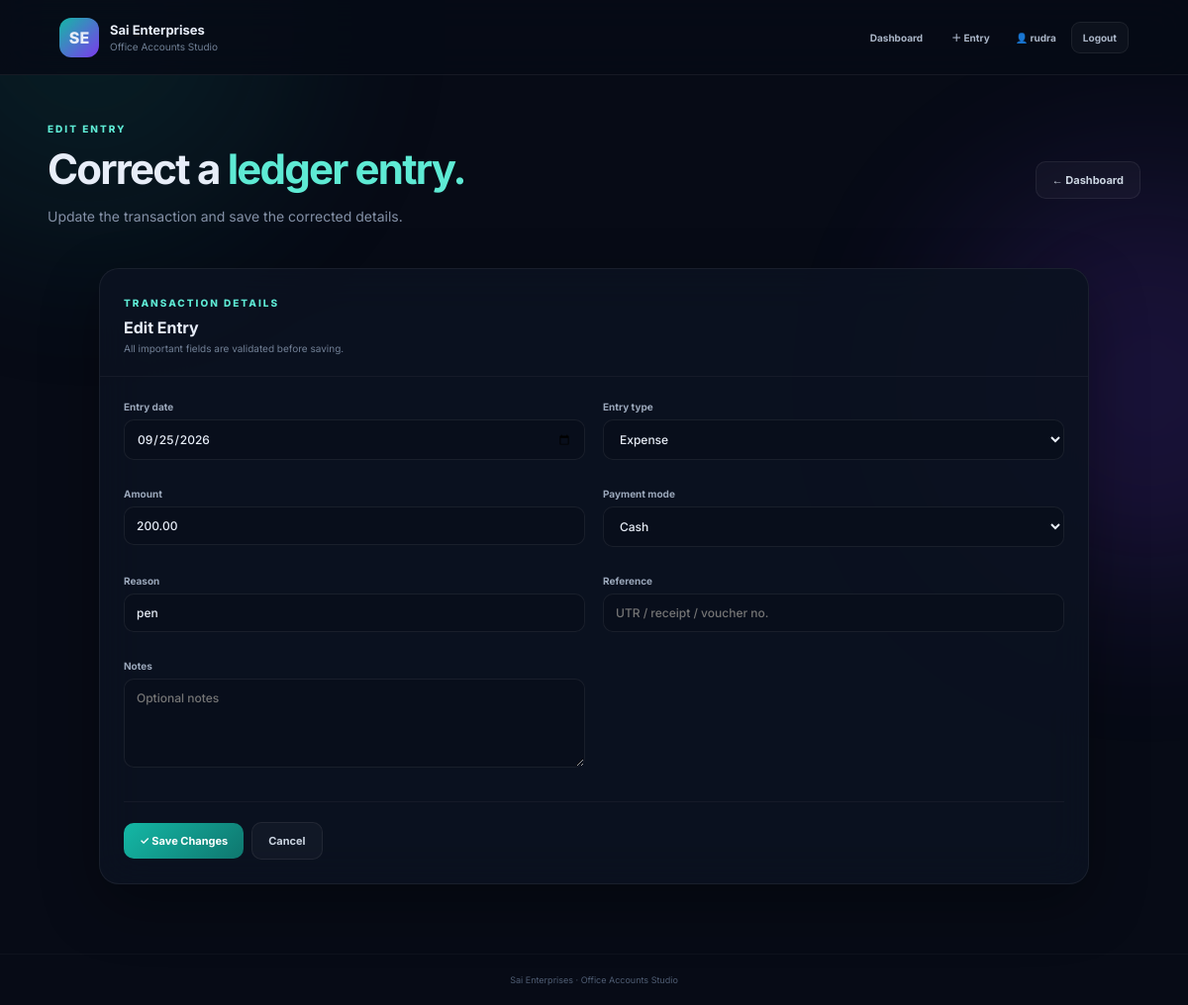
The app's page /entry/5/edit/ (signed in) with its own data.
### accounts/models.py (models this page shows, shortened)
class DailyEntry(models.Model):
    ENTRY_TYPES = [
        ("collection", "Collection"),
        ("expense", "Expense"),
    ]
    PAYMENT_MODES = [
        ("cash", "Cash"),
        ("upi", "UPI"),
    ]
    office = models.ForeignKey(
        Office,
        on_delete=models.CASCADE,
        related_name="entries",
    )
    entry_date = models.DateField()
    entry_type = models.CharField(max_length=20, choices=ENTRY_TYPES)
    amount = models.DecimalField(max_digits=12, decimal_places=2)
    payment_mode = models.CharField(max_length=10, choices=PAYMENT_MODES)
    reason = models.CharField(max_length=255)
    notes = models.TextField(blank=True)
    reference = models.CharField(max_length=100, blank=True)
    created_at = models.DateTimeField(auto_now_add=True)
    class Meta:
        ordering = ["-entry_date", "-created_at"]
        indexes = [
            models.Index(
                fields=["office", "entry_date"],
                name="dailyentry_office_date_idx",
            ),
            models.Index(
                fields=["entry_type", "entry_date"],
                name="dailyentry_type_date_idx",
            ),
        ]

### accounts/views.py (the view)
# urls.py: path("entry/<int:entry_id>/edit/", views.edit_entry, name="edit_entry"),
@login_required
def edit_entry(request, entry_id):
    entry = get_object_or_404(DailyEntry, pk=entry_id)
    office = get_allowed_office(request.user, entry.office_id)
    if request.method == "POST":
        form = DailyEntryForm(request.POST, instance=entry)
        form.fields.pop("office", None)
        if form.is_valid():
            updated = form.save(commit=False)
            updated.office = office
            updated.save()
            messages.success(request, "Entry updated successfully.")
            return redirect(
                f"{reverse('dashboard')}?office={office.pk}"
                f"&date={updated.entry_date.isoformat()}"
            )
    else:
        form = DailyEntryForm(instance=entry)
        form.fields.pop("office", None)
    return render(
        request,
        "accounts/add_entry.html",
        {
            "form": form,
            "page_title": "Edit Entry",
            "editing": True,
            "entry": entry,
            "is_global_admin": is_global_admin(request.user),
            "staff_office": assigned_office(request.user),
        },
    )

### accounts/forms.py (shortened to what this page needs)
class DailyEntryForm(forms.ModelForm):
    class Meta:
        model = DailyEntry
        fields = [
            "office",
            "entry_date",
            "entry_type",
            "amount",
            "payment_mode",
            "reason",
            "reference",
            "notes",
        ]
        widgets = {
            "entry_date": forms.DateInput(attrs={"type": "date"}),
            "amount": forms.NumberInput(
                attrs={"min": "0.01", "step": "0.01"}
            ),
            "reason": forms.TextInput(
                attrs={"placeholder": "Ticket collection / Diesel / Tea"}
            ),
            "reference": forms.TextInput(
                attrs={"placeholder": "UTR / receipt / voucher no."}
            ),
            "notes": forms.Textarea(
                attrs={
                    "rows": 3,
                    "placeholder": "Optional notes",
                }
            ),
        }
    def __init__(self, *args, **kwargs):
        super().__init__(*args, **kwargs)
        self.fields["office"].queryset = Office.objects.filter(active=True)
        self.fields["amount"].min_value = Decimal("0.01")

### accounts/access.py (called while the page is built, shortened)
def is_global_admin(user):
    return bool(
        user.is_authenticated and user.is_superuser
    )

def assigned_office(user):
    if not user.is_authenticated or is_global_admin(user):
        return None
    try:
        profile = user.staff_profile
    except StaffProfile.DoesNotExist:
        return None
    if not profile.is_active or not profile.office.active:
        return None
    return profile.office

def get_allowed_office(user, office_id=None):
    office = assigned_office(user)
    if office is None:
        raise PermissionDenied(
            "Your user account is not assigned to an active office."
        )
    if office_id is not None:
        try:
            requested_id = int(office_id)
        except (TypeError, ValueError):
            raise PermissionDenied("Invalid office.")
        if requested_id != office.id:
            raise PermissionDenied(
                "You are not allowed to access another office."
            )
    return office

### accounts/templates/accounts/add_entry.html (shortened to what this page needs)
{% extends "accounts/base.html" %}
{% block content %}
<section class="hero compact">
    <div>
        <span class="eyebrow">
            {% if editing %}EDIT ENTRY{% else %}DAILY ENTRY{% endif %}
        </span>
        <h1>
            {% if editing %}
                Correct a <em>ledger entry.</em>
            {% else %}
                Record a <em>collection or expense.</em>
            {% endif %}
        </h1>
        <p>
            {% if editing %}
                Update the transaction and save the corrected details.
            {% else %}
                Keep every office transaction simple, clear and searchable.
            {% endif %}
        </p>
    </div>
    <a class="ghost" href="{% url 'dashboard' %}">
        ← Dashboard
    </a>
</section>
<section class="panel form-panel">
    <div class="head">
        <div>
            <span class="eyebrow">TRANSACTION DETAILS</span>
            <h2>{{ page_title }}</h2>
            <p>All important fields are validated before saving.</p>
        </div>
    </div>
    <form method="post" class="entry-form">
        <div class="grid">
            {% for field in form %}
                <label class="{% if field.errors %}has-error{% endif %}">
                    {{ field.label }}
                    {{ field }}
                </label>
            {% endfor %}
        </div>
        <div class="actions form-actions">
            <button class="primary" type="submit">
                {% if editing %}
                    ✓ Save Changes
                {% else %}
                    ✦ Save Entry
                {% endif %}
            </button>
            {% if editing and entry %}
                <a
                    class="ghost"
                    href="{% url 'dashboard' %}?office={{ entry.office_id }}&date={{ entry.entry_date|date:'Y-m-d' }}"
                >
                    Cancel
                </a>
            {% else %}
                <a class="ghost" href="{% url 'dashboard' %}">
                    Cancel
                </a>
            {% endif %}
        </div>
    </form>
</section>
{% endblock %}

### accounts/templates/accounts/base.html (shortened to what this page needs)
{% load static %}
<!doctype html>
<html lang="en">
<head>
    <link rel="stylesheet" href="{% static 'accounts/css/style.css' %}">
</head>
<body>
    <div class="aurora a1"></div>
    <header class="topbar">
        <a class="brand-link" href="{% url 'dashboard' %}">
            <div class="brand">
                <div class="brand-mark">SE</div>
                <div>
                    <strong>Sai Enterprises</strong>
                    <span>Office Accounts Studio</span>
                </div>
            </div>
        </a>
        <nav class="nav">
            <a href="{% url 'dashboard' %}">Dashboard</a>
            <a href="{% url 'add_entry' %}">＋ Entry</a>
            {% if request.user.is_authenticated %}
                <span class="nav-user">👤 {{ request.user.username }}</span>
                <a href="{% url 'logout' %}" class="logout-btn">Logout</a>
            {% endif %}
        </nav>
    </header>
    <main class="shell">
        {% block content %}{% endblock %}
    </main>
    <footer>
        Sai Enterprises · Office Accounts Studio
    </footer>
</body>
</html>

### accounts/static/accounts/css/style.css (style rules this page uses)
* { box-sizing:border-box }
:root { --bg:#070b16;--panel:#0c1220e8;--line:#ffffff10;--muted:#718096;--text:#e7edf8;--teal:#5eead4;--teal2:#0f766e;--purple:#c4b5fd }
html { scroll-behavior:smooth }
body { margin:0;background:var(--bg);color:var(--text);font-family:Inter,Arial,sans-serif;min-height:100vh }
a { color:inherit }
.aurora { position:fixed;border-radius:50%;filter:blur(90px);opacity:.16;pointer-events:none;z-index:0 }
.a1 { width:420px;height:420px;background:#0f766e;top:-180px;left:-120px }
.topbar { min-height:76px;border-bottom:1px solid var(--line);background:#070b16d9;backdrop-filter:blur(18px);display:flex;align-items:center;justify-content:space-between;padding:12px 5%;position:relative;z-index:2;gap:20px }
.brand-link { text-decoration:none }
.brand { display:flex;align-items:center;gap:11px }
.brand-mark { width:40px;height:40px;border-radius:12px;background:linear-gradient(135deg,#14b8a6,#7c3aed);display:grid;place-items:center;font-weight:800 }
.brand strong { display:block;font-size:13px }
.brand span { display:block;color:#718096;font-size:10px;margin-top:3px }
.nav { display:flex;gap:7px;align-items:center;flex-wrap:wrap;justify-content:flex-end }
.nav a { font-size:10px;font-weight:700;color:#aab5c7;text-decoration:none;padding:9px 11px;border-radius:9px }
.nav-user { font-size:10px;font-weight:700;color:#aab5c7;padding:9px 8px }
.logout-btn { border:1px solid #ffffff12;background:#ffffff08!important }
.shell { width:min(1200px,92%);margin:auto;padding:42px 0 70px;position:relative;z-index:1 }
.hero { display:flex;justify-content:space-between;align-items:end;gap:30px;margin-bottom:26px }
.hero.compact { align-items:center }
.eyebrow { font-size:10px;letter-spacing:2px;font-weight:800;color:var(--teal) }
.hero h1 { font-size:42px;line-height:1.08;letter-spacing:-1.8px;margin:10px 0 }
.hero h1 em { font-style:normal;color:var(--teal) }
.hero p { max-width:720px;color:#8491a7;font-size:14px;line-height:1.7 }
.panel { border:1px solid var(--line);background:var(--panel);border-radius:20px;box-shadow:0 22px 60px #0005;backdrop-filter:blur(20px) }
label { display:block;color:#9aa7ba;font-size:10px;font-weight:700;margin-bottom:10px }
input,select,textarea { display:block;width:100%;margin-top:7px;background:#080e1b;border:1px solid #ffffff12;color:#e8eef8;border-radius:10px;padding:11px 12px;font:500 12px Inter;outline:none }
textarea { resize:vertical;min-height:90px }
.actions { display:flex;gap:8px;align-items:center }
.primary,.ghost,.wa,.small-action,.icon-btn { border-radius:10px;font:700 11px Inter;cursor:pointer;text-decoration:none;display:inline-flex;align-items:center;justify-content:center;white-space:nowrap }
.primary { border:0;background:linear-gradient(135deg,#14b8a6,#0f766e);color:white;padding:11px 16px }
.ghost { background:#ffffff08;border:1px solid #ffffff12;color:#cbd5e1;padding:11px 16px }
.head { display:flex;justify-content:space-between;align-items:center;gap:15px;padding:22px 24px;border-bottom:1px solid #ffffff0b }
.head h2 { font-size:16px;margin:7px 0 0 }
.head p { font-size:10px;color:#718096;margin:5px 0 0 }
.form-panel { max-width:1000px;margin:auto }
.entry-form { padding:24px }
.grid { display:grid;grid-template-columns:1fr 1fr;gap:18px }
.form-actions { margin-top:24px;padding-top:20px;border-top:1px solid #ffffff0b }
footer { text-align:center;color:#4f5d73;font-size:9px;padding:20px;border-top:1px solid #ffffff08 }

### records on screen
DailyEntry: form "09/25/2026" "Expense" "200.00" "Cash" "pen"

### other values on screen
{{ request.user.username }} "rudra"
{{ page_title }} "Edit Entry"
{{ field.label }} "Entry date" "Entry type" "Amount" "Payment mode" "Reason" "Reference" "Notes"
